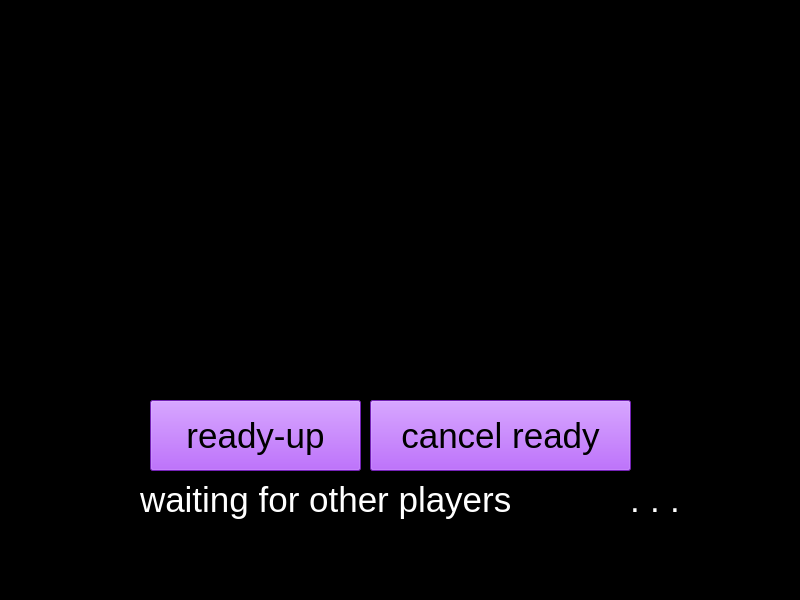
<?xml version="1.0" encoding="UTF-8"?>
<ui version="4.0">
 <class>readyWindow</class>
 <widget class="QMainWindow" name="readyWindow">
  <property name="geometry">
   <rect>
    <x>0</x>
    <y>0</y>
    <width>800</width>
    <height>600</height>
   </rect>
  </property>
  <property name="windowTitle">
   <string>MainWindow</string>
  </property>
  <property name="styleSheet">
   <string notr="true">background-color:rgb(0, 0, 0)</string>
  </property>
  <widget class="QWidget" name="centralwidget">
   <widget class="QLabel" name="logo">
    <property name="geometry">
     <rect>
      <x>40</x>
      <y>0</y>
      <width>721</width>
      <height>381</height>
     </rect>
    </property>
    <property name="text">
     <string>&lt;html&gt;&lt;head/&gt;&lt;body&gt;&lt;p&gt;&lt;img src=&quot;:/photos2/logo4.png&quot;/&gt;&lt;/p&gt;&lt;/body&gt;&lt;/html&gt;</string>
    </property>
   </widget>
   <widget class="QPushButton" name="ready_button">
    <property name="geometry">
     <rect>
      <x>150</x>
      <y>400</y>
      <width>211</width>
      <height>71</height>
     </rect>
    </property>
    <property name="styleSheet">
     <string notr="true">;background-color: rgb(162, 47, 255);
font: 75 8pt &quot;Magneto&quot;; font-size: 35px;height: 20px;width: 45px;
</string>
    </property>
    <property name="text">
     <string>ready-up</string>
    </property>
   </widget>
   <widget class="QLabel" name="waiting_text">
    <property name="geometry">
     <rect>
      <x>140</x>
      <y>480</y>
      <width>481</width>
      <height>41</height>
     </rect>
    </property>
    <property name="styleSheet">
     <string notr="true">;background-color: rgb(0, 0, 0);
font: 75 8pt &quot;Magneto&quot;; font-size: 35px;height: 20px;width: 45px;
font-color: rgb(255, 255, 255)</string>
    </property>
    <property name="text">
     <string>&lt;html&gt;&lt;head/&gt;&lt;body&gt;&lt;p&gt;&lt;span style=&quot; font-size:26pt; color:#ffffff;&quot;&gt;waiting for other players&lt;/span&gt;&lt;/p&gt;&lt;/body&gt;&lt;/html&gt;</string>
    </property>
   </widget>
   <widget class="QLabel" name="dot1">
    <property name="geometry">
     <rect>
      <x>630</x>
      <y>480</y>
      <width>16</width>
      <height>41</height>
     </rect>
    </property>
    <property name="styleSheet">
     <string notr="true">;background-color: rgb(0, 0, 0);
font: 75 8pt &quot;Magneto&quot;; font-size: 35px;height: 20px;width: 45px;
font-color: rgb(255, 255, 255)</string>
    </property>
    <property name="text">
     <string>&lt;html&gt;&lt;head/&gt;&lt;body&gt;&lt;p&gt;&lt;span style=&quot; color:#ffffff;&quot;&gt;.&lt;/span&gt;&lt;/p&gt;&lt;/body&gt;&lt;/html&gt;</string>
    </property>
   </widget>
   <widget class="QLabel" name="dot2">
    <property name="geometry">
     <rect>
      <x>650</x>
      <y>480</y>
      <width>16</width>
      <height>41</height>
     </rect>
    </property>
    <property name="styleSheet">
     <string notr="true">;background-color: rgb(0, 0, 0);
font: 75 8pt &quot;Magneto&quot;; font-size: 35px;height: 20px;width: 45px;
font-color: rgb(255, 255, 255)</string>
    </property>
    <property name="text">
     <string>&lt;html&gt;&lt;head/&gt;&lt;body&gt;&lt;p&gt;&lt;span style=&quot; font-size:26pt; color:#ffffff;&quot;&gt;.&lt;/span&gt;&lt;/p&gt;&lt;/body&gt;&lt;/html&gt;</string>
    </property>
   </widget>
   <widget class="QLabel" name="dot3">
    <property name="geometry">
     <rect>
      <x>670</x>
      <y>480</y>
      <width>16</width>
      <height>41</height>
     </rect>
    </property>
    <property name="styleSheet">
     <string notr="true">;background-color: rgb(0, 0, 0);
font: 75 8pt &quot;Magneto&quot;; font-size: 35px;height: 20px;width: 45px;
font-color: rgb(255, 255, 255)</string>
    </property>
    <property name="text">
     <string>&lt;html&gt;&lt;head/&gt;&lt;body&gt;&lt;p&gt;&lt;span style=&quot; font-size:26pt; color:#ffffff;&quot;&gt;.&lt;/span&gt;&lt;/p&gt;&lt;/body&gt;&lt;/html&gt;</string>
    </property>
   </widget>
   <widget class="QPushButton" name="pushButton">
    <property name="geometry">
     <rect>
      <x>370</x>
      <y>400</y>
      <width>261</width>
      <height>71</height>
     </rect>
    </property>
    <property name="styleSheet">
     <string notr="true">;background-color: rgb(162, 47, 255);
font: 75 8pt &quot;Magneto&quot;; font-size: 35px;height: 20px;width: 45px;</string>
    </property>
    <property name="text">
     <string>cancel ready</string>
    </property>
   </widget>
  </widget>
  <widget class="QMenuBar" name="menubar">
   <property name="geometry">
    <rect>
     <x>0</x>
     <y>0</y>
     <width>800</width>
     <height>21</height>
    </rect>
   </property>
  </widget>
  <widget class="QStatusBar" name="statusbar"/>
 </widget>
 <resources>
  <include location="image_resource.qrc"/>
 </resources>
 <connections/>
</ui>
